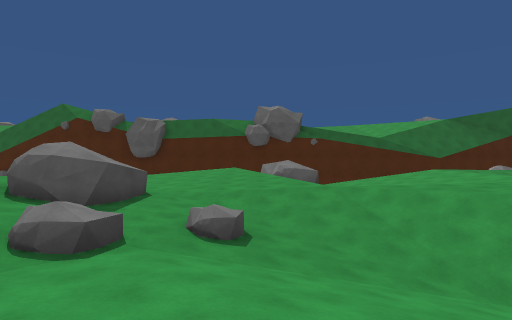
view 1 (above)

24 first-person views from a walk through a Unity game level. The camera is 1.5 m above the floor, looks level and sees 75° across. The floor is counted in squares, 2 m on a side. Each view is taken from the middle of a square. On the plan, view 1 faces up. The plan holds only what a view shows up to about 11 squares ahead; the rest is blank. The place goes on beyond the plan.

view 2
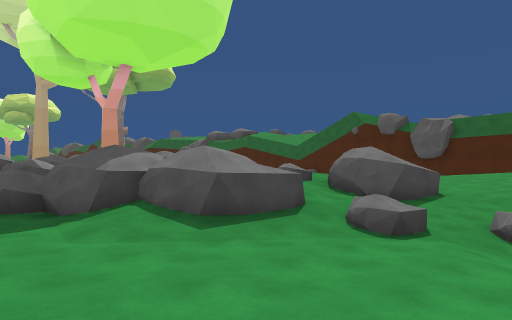

view 3
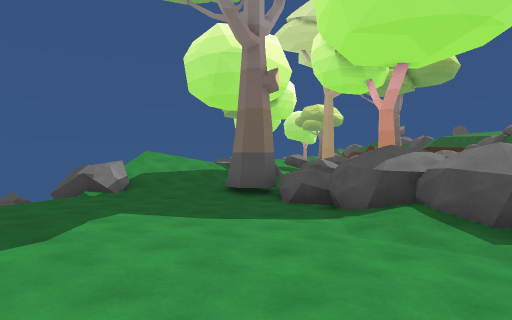

view 4
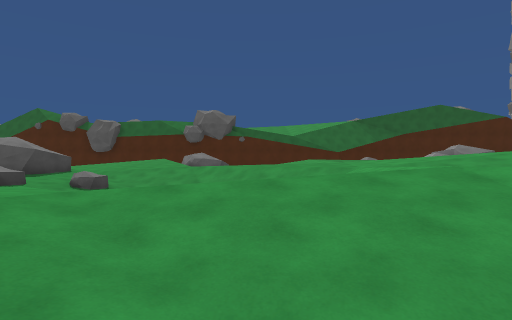

view 5
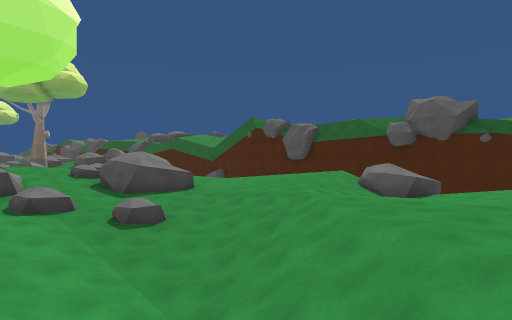

view 6
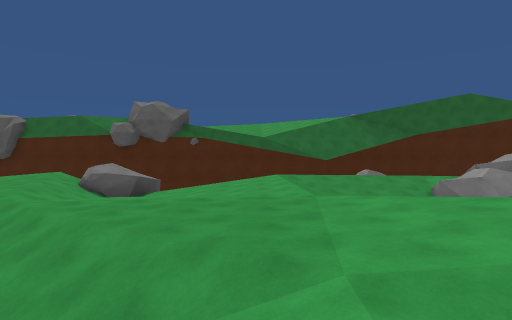

view 7
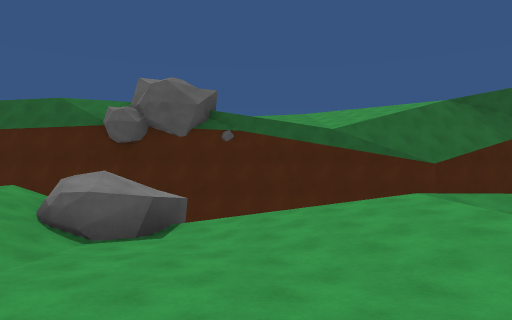

view 8
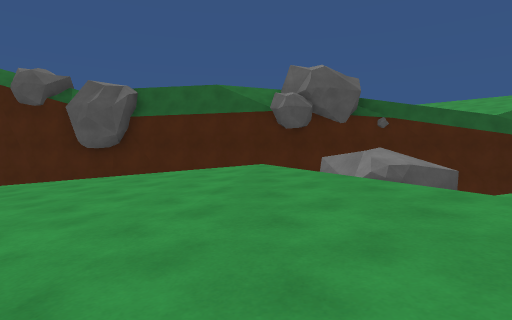

view 9
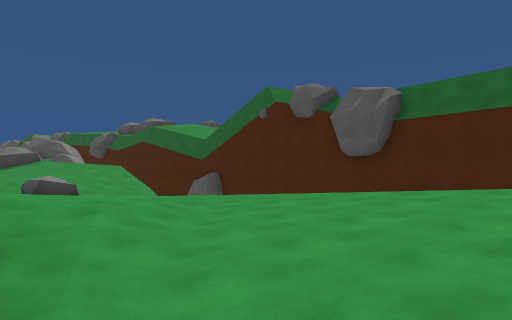

view 10
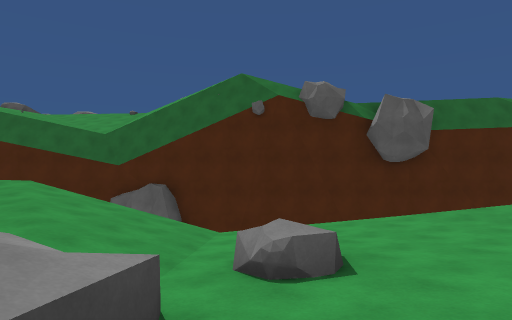

view 11
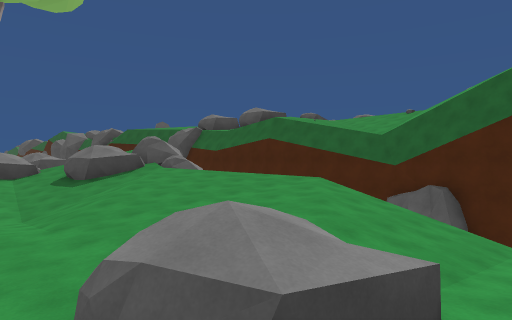

view 12
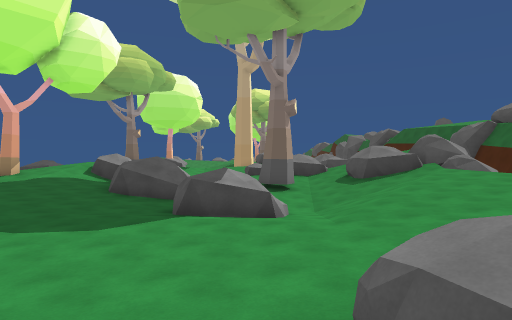

view 13
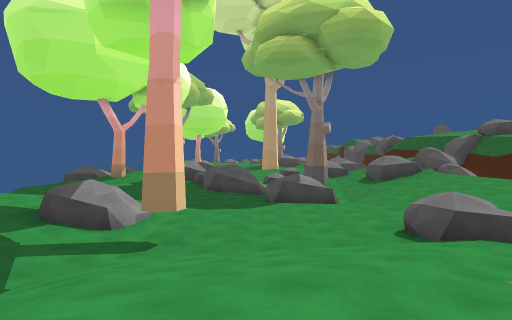

view 14
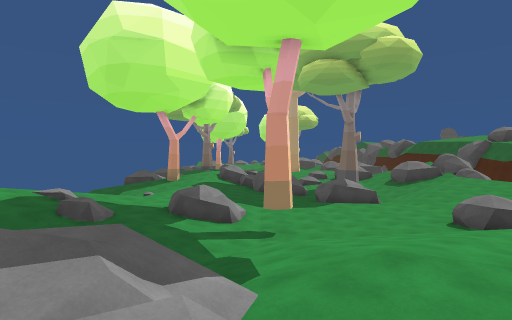

view 15
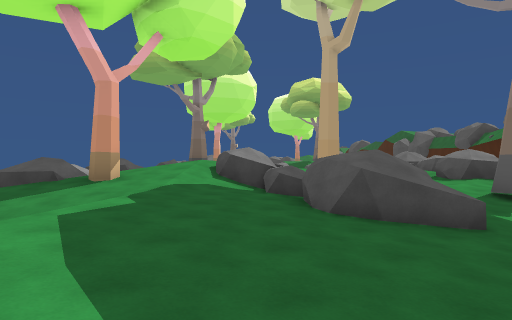

view 16
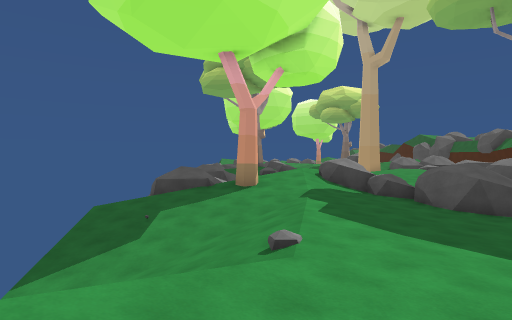

view 17
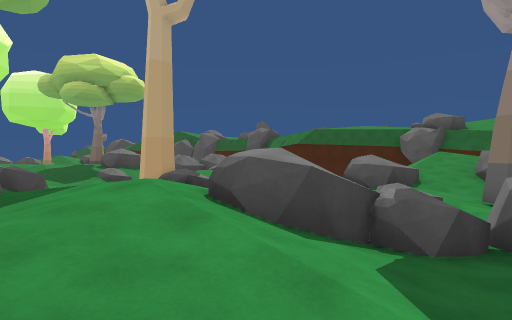

view 18
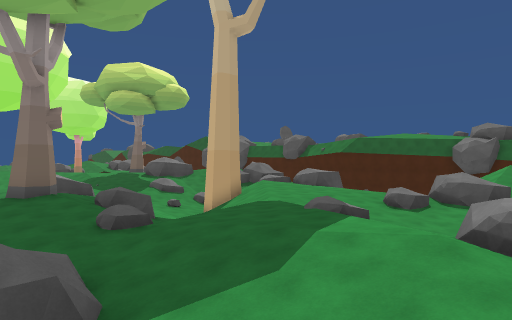

view 19
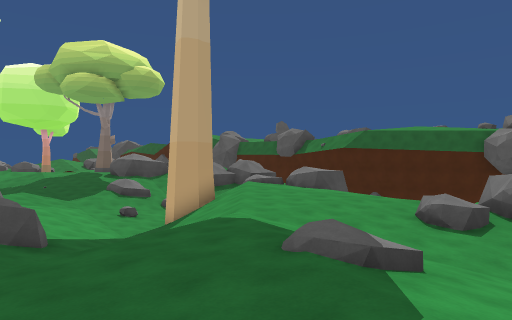

view 20
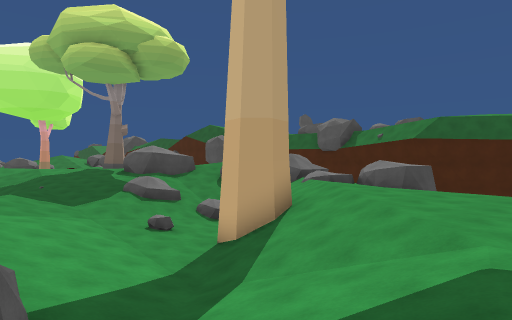

view 21
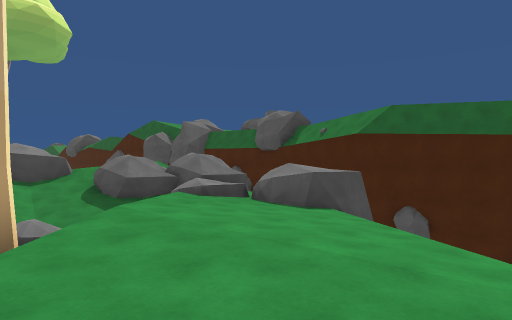

view 22
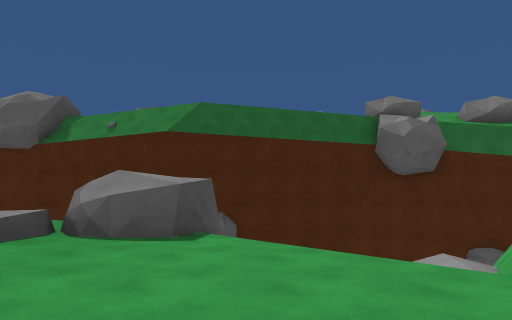

view 23
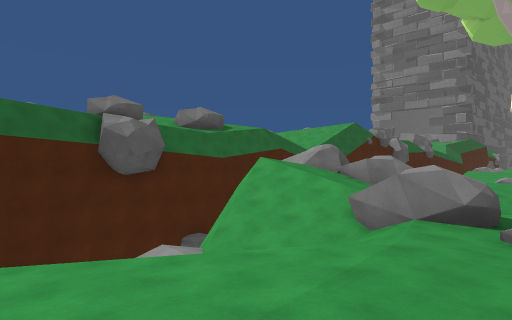

view 24
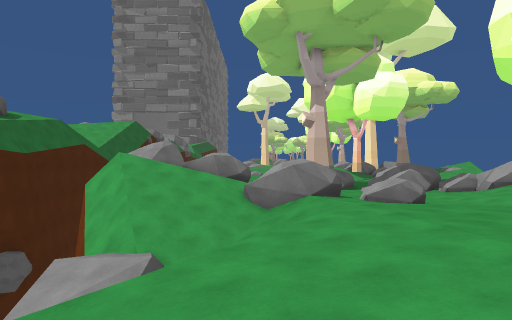

### Floor plan
Key: @ floor where view 1 was taken; # wall or solid block; x gap in a wall; . main floor; : floor 0.5 m higher than the main floor; - floor 0.5 m lower than the main floor; + floor 0.75 m higher than the main floor; _ floor 0.75 m lower than the main floor; * floor 1.25 m higher than the main floor; < floor 1.25 m lower than the main floor; % floor 1.5 m higher than the main floor; ( floor 1.5 m lower than the main floor; & floor 2 m higher than the main floor; ! floor 2 m lower than the main floor; $ floor 2.5 m higher than the main floor; / step, stairs or slope; = window, fence, low wall or low ledge; ^ raised ledge; v drop or lower ground.
Columns run from 38 left of view 1 to 12 right of it. Each row starts with its distance up from view 1.
 17 #v#######v v##==#   ##vvv#####vvvv####v###vvv######
 16              vvv                               vv
 15
 14       #     vvvv^^vv   v/           vvv ^v
 13  ^^ ^^#  ^^^v/$$^#=*v**++:./=vv...::++/^^vvvvvvv+vv
 12 ^^+ =^#/ ^^///&%^^***+++++.---.....::++^--..++:::.+
 11 #/ /=+++/  ///%*^#+/++++++..........::+/--..:+..-/=
 10 =/ //++++/ ////++::./+:::::.=...:....::/....:+.  /*
  9 //  /+++++/////:...-///..  =..::+:....::....:+   #
  8 /=/ //**+++++=/:.#-__-.... =::  +: #......:::+
  7  /(/ //*++++=::::..  ==.....:++ +=##.-///::::+/
  6 =/<</#//++++:..//..- #=......++++=##.-_///:::++/
  5 ./_=<////+++:...  ==.........++*++..-=/<////::++/
  4 .-___<////+++::..###.........:+*+/:.=__<(!///:++*
  3 ...////_//+* /+/=^==.......-.//=+//.--__<(  /::++
  2 /:::///-- +**%*^#::::....==.../v///...._    /
  1    = / ==.++*%%/^/+::::::==..   /=......    /
  0      */=++/+**%%%+++++:::::=:. =......@..  ./
 -1       #%*+/+++++*#+.////+++^::#...... . ....:
 -2       **+++:=#:///:.-// ///*/:.......   ..-..
 -3              #  %=:.-_/   %%//.......    -__
 -4                 v=:.__(    ///=....:      _
 -5                   vvv          xv.

Positions as (right, up) in squares from view 1, and headings:
1: (0, 0), facing up
2: (0, -1), facing up-left
3: (0, -1), facing left
4: (4, -4), facing up
5: (6, 2), facing up-left
6: (6, 2), facing up
7: (4, 7), facing up
8: (-1, 7), facing up
9: (-1, 8), facing up-left
10: (-10, 7), facing up
11: (-10, 7), facing up-left
12: (-10, 7), facing left
13: (-6, 5), facing left
14: (-4, 3), facing left
15: (-14, 2), facing left
16: (-12, -1), facing left
17: (-20, -1), facing up-left
18: (-22, -3), facing up-left
19: (-24, 0), facing up-left
20: (-28, 1), facing up-left
21: (-28, 6), facing up-left
22: (-31, 7), facing up
23: (-31, 7), facing up-right
24: (-33, 10), facing right
